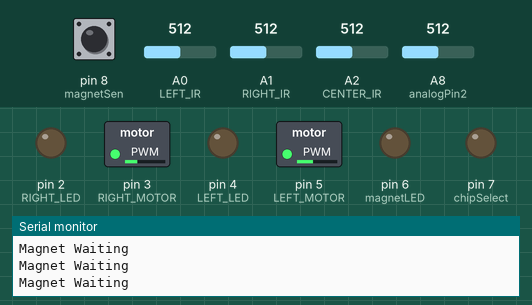
This sketch was run on a simulated Arduino Mega 2560, built with avr-gcc and run on an emulated ATmega2560. On the bench: switched loads named in the sketch (green lamp = pin HIGH), output pins drawn as LEDs (lit = HIGH), the last lines printed to the serial monitor. Dashed ring = blinking. Inputs (shaded band) come from the test bench; at power-on: pin 8 (magnetSen) LOW, A0 (LEFT_IR) = 512, A1 (RIGHT_IR) = 512, A2 (CENTER_IR) = 512, A8 (analogPin2) = 512. Storage starts empty.

Above: at 2.2 s.
2.3 s: pin 8 (magnetSen) driven HIGH
At 3.4 s:
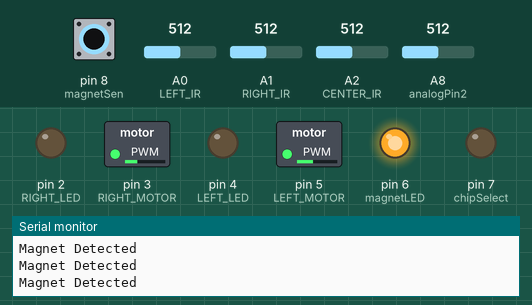
3.8 s: pin 8 (magnetSen) driven LOW
At 4.4 s:
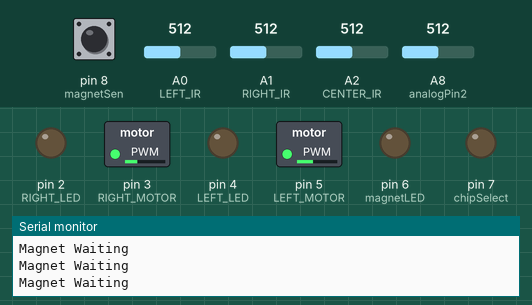
5.3 s: pin 8 (magnetSen) pulsed HIGH 2 times (0.12 s each, 0.3 s apart)
At 5.67 s:
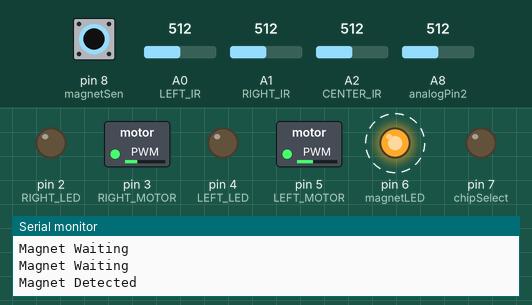
8.9 s: pin 8 (magnetSen) pulsed HIGH 5 times (0.12 s each, 0.3 s apart)
At 10.7 s:
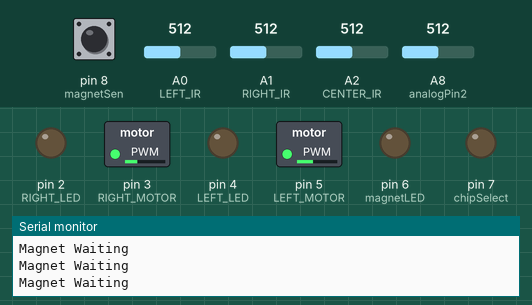
Timing chart, 0 to 12.2 s (numbered marks = the images above; inputs shaded):
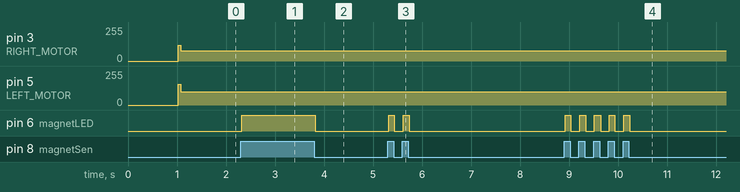

Measured:
- after the input at 2.3 s, pin 6 (magnetLED): LOW → HIGH at once
- after the input at 3.8 s, pin 6 (magnetLED): HIGH → LOW at once
- after the input at 5.3 s, pin 6 (magnetLED): alternates HIGH for 0.12 s and LOW for 0.19 s, 4 changes in all, then stays LOW, starting at once
- after the input at 8.9 s, pin 6 (magnetLED): alternates HIGH for 0.12 s and LOW for 0.18 s, 10 changes in all, then stays LOW, starting at once

The sketch:

Final.ino
```cpp
//SD Card Reader
#include <SPI.h>
#include <SD.h>

const int chipSelect = 7;

///Sensors
#define LEFT_IR A0
#define CENTER_IR A2
#define RIGHT_IR A1

//MAGNET
#define magnetSen 8
//Magnet LED
#define magnetLED 6

///Turn Indicators
#define LEFT_LED 4
#define RIGHT_LED 2

//motors
#define LEFT_MOTOR 5
#define RIGHT_MOTOR 3

int leftS = 250, rightS = 40;

void setup() {
  Serial.begin(9600);
  pinMode(LEFT_IR, INPUT);
  pinMode(RIGHT_IR, INPUT);
  pinMode(CENTER_IR, INPUT);
  pinMode(LEFT_LED, OUTPUT);
  pinMode(RIGHT_LED, OUTPUT);
  pinMode(LEFT_MOTOR, OUTPUT);
  pinMode(RIGHT_MOTOR, OUTPUT);
  //MAGNET
  pinMode(magnetSen, INPUT);
  pinMode(magnetLED, OUTPUT);
  //SD Card Reader
  pinMode(chipSelect, OUTPUT);
  Serial.print("Initilize Card...");
  if (SD.begin())
    Serial.println("Card Works");
  else
    Serial.println("Card Failed");

  int leftSum = 0, rightSum = 0;
  for (int i = 0; i < 20; i++) {
    leftSum += analogRead(LEFT_IR);
    rightSum += analogRead(RIGHT_IR);
  }
  leftS = (leftSum / 20) + 100;
  rightS = (rightSum / 20) + 100;
  leftS = map(leftS, 0, 1023, 1023, 0);
  rightS = map(rightS, 0, 1023, 1023, 0);

  delay(1000);
  analogWrite(LEFT_MOTOR, 155); //what speed 1 and speed 2 used to bw
  analogWrite(RIGHT_MOTOR, 120);
  delay(50);
}

double getCorrection(int err);
int leftValue, rightValue, centerValue;
double KD=1.4,KP=0.9; //changed from int to double to fine tune
int dt=10;
int pError=0;
int correction = 0, pCorrection = 0;
int counter[2] = {0,0};
//MAGNET
int magnet = 0;

int s1, s2;

//bring motor speeds down
int speed1 = 100;
int speed2 = 77; //give the right s bit more life : prev 77

//SD Card Reader
String LeftString = "", RightString = "", MagnetString = "";
int analogPin = 23, analogPin1 = 24, analogPin2 = 8;

void loop() {
  //turn off the turn LEDs
  digitalWrite(LEFT_LED, LOW);
  digitalWrite(RIGHT_LED, LOW);

  //MAGNET
  magnet = digitalRead(magnetSen);

  //get the values for how far the bot is off the line
  leftValue = analogRead(LEFT_IR); //- leftS
  rightValue = analogRead(RIGHT_IR); //- rightS
  leftValue = map(leftValue, 0, 1023, 1023, 0);
  rightValue = map(rightValue, 0, 1023, 1023, 0);

  //get the values for if the bot is on the line
  centerValue = analogRead(CENTER_IR);
  centerValue = map(centerValue, 0, 1023, 1023, 0);

  //MAGNET
  if (magnet == 1){
    Serial.print("Magnet Detected\n");
    digitalWrite(magnetLED, HIGH);
    int sensor3 = analogRead(analogPin2);
    MagnetString = String(sensor3);
  }else{
    Serial.print("Magnet Waiting\n");
    digitalWrite(magnetLED, LOW);
  }

  //acquiring distances from the line looollll  -NEED TO COLLECT APPROPRIATE VALUES FOR leftS and rightS
  int lerr = -leftValue + leftS; // opposite negatives
  int rerr = rightValue - rightS;
  int err = (lerr+rerr)/2;

//  Serial.println(centerValue);

  //getting and applying the correction - check signs of correction?
  int correction = (int) getCorrection(err);
  if (centerValue > 55) {
    s1 = speed1+((correction*1)/5); // left motor 2/3
    s2 = speed2-((correction*1)/4); // right motor
  } else if (centerValue > 0) { // right turn
    s1 = speed1+((correction*1)/2); // left motor gets more power to turn right
    s2 = speed2-((correction*1)/2); // right motor
  } else if (centerValue < 0) { // left turn
    s1 = speed1+((correction*1)/2); // left motor
    s2 = speed2-((correction*1)/2); // right motor gets more power to turn left
  }

  //make sure the speed change isn't too drastic
  if(s1<0)
    s1 = 105;
  else if(s1>220)
    s1 = 220;
  if(s2<0)
    s2 = 85;
  else if(s2>200)
    s2 = 200;

  //onwards we go

  //apply the speed change
  analogWrite(LEFT_MOTOR, s1);
  analogWrite(RIGHT_MOTOR, s2);

  //if leftValue is high, then turn on the left LED
  //if rightValue is high, then turn on the right LED
  if (err < -1) { //dummy values
    digitalWrite(LEFT_LED, HIGH);
    int sensor = analogRead(analogPin); //left sensor
    LeftString += String(sensor);
  }
  if (err > 1) { //dummy values
    digitalWrite(RIGHT_LED, HIGH);
    int sensor1 = analogRead(analogPin1); //right sensor
    RightString += String(sensor1);
  }

  //SD Card Reader
  File dataFile = SD.open("datalog.txt", FILE_WRITE);

  if (dataFile){
    dataFile.println(LeftString);
    dataFile.println(RightString);
    dataFile.println(MagnetString);
    dataFile.close();
  }else{
    Serial.println("error opening datalog.txt");
  }
}

double getCorrection(int err){ //used to be int
  int derivative = (pError-err)/dt;
  pError = err;
  double cor = KP* (double) err + KD*(double) derivative;
  //return KP* err + KD*derivative;
  return cor;
}
```
